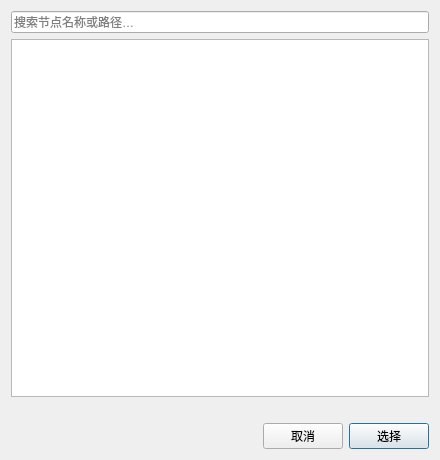
<?xml version="1.0" encoding="UTF-8"?>
<ui version="4.0">
 <class>SceneObjectPickerForm</class>
 <widget class="QDialog" name="SceneObjectPickerForm">
  <property name="windowTitle"><string>选择 GameObject</string></property>
  <property name="minimumSize"><size><width>320</width><height>300</height></size></property>
  <property name="geometry"><rect><x>0</x><y>0</y><width>440</width><height>460</height></rect></property>
  <layout class="QVBoxLayout" name="pickerLayout">
   <item><widget class="QLineEdit" name="searchEdit"><property name="placeholderText"><string>搜索节点名称或路径…</string></property><property name="clearButtonEnabled"><bool>true</bool></property></widget></item>
   <item><widget class="QTreeWidget" name="objectTree"><property name="headerHidden"><bool>true</bool></property><property name="rootIsDecorated"><bool>false</bool></property><property name="alternatingRowColors"><bool>true</bool></property><property name="selectionMode"><enum>QAbstractItemView::SingleSelection</enum></property><property name="editTriggers"><set>QAbstractItemView::NoEditTriggers</set></property><column><property name="text"><string>场景对象</string></property></column></widget></item>
   <item><widget class="QLabel" name="errorLabel"><property name="text"><string/></property><property name="wordWrap"><bool>true</bool></property><property name="textFormat"><enum>Qt::PlainText</enum></property><property name="styleSheet"><string>color:#ffb4ae;</string></property></widget></item>
   <item><layout class="QHBoxLayout" name="buttonsLayout"><item><spacer name="buttonSpacer"><property name="orientation"><enum>Qt::Horizontal</enum></property><property name="sizeHint" stdset="0"><size><width>40</width><height>20</height></size></property></spacer></item><item><widget class="QPushButton" name="cancelButton"><property name="text"><string>取消</string></property></widget></item><item><widget class="QPushButton" name="selectButton"><property name="text"><string>选择</string></property><property name="default"><bool>true</bool></property></widget></item></layout></item>
  </layout>
 </widget><resources/><connections/>
</ui>
